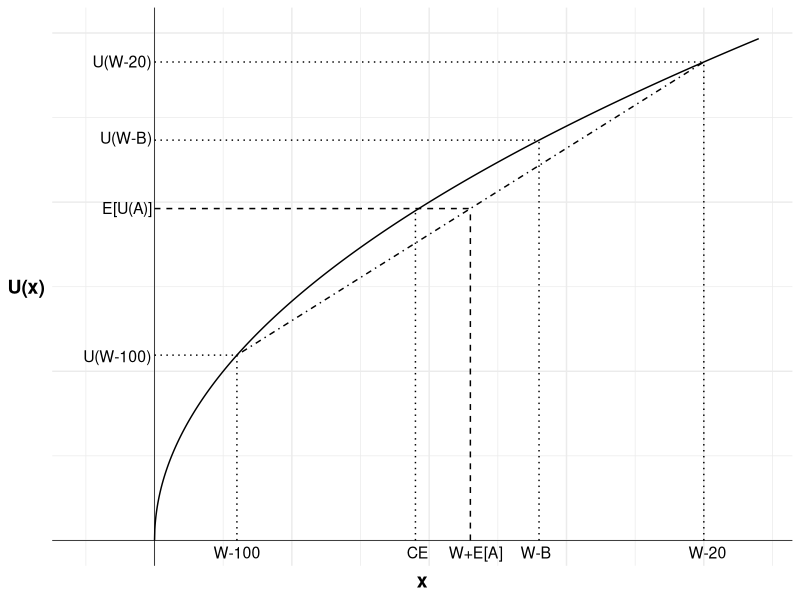
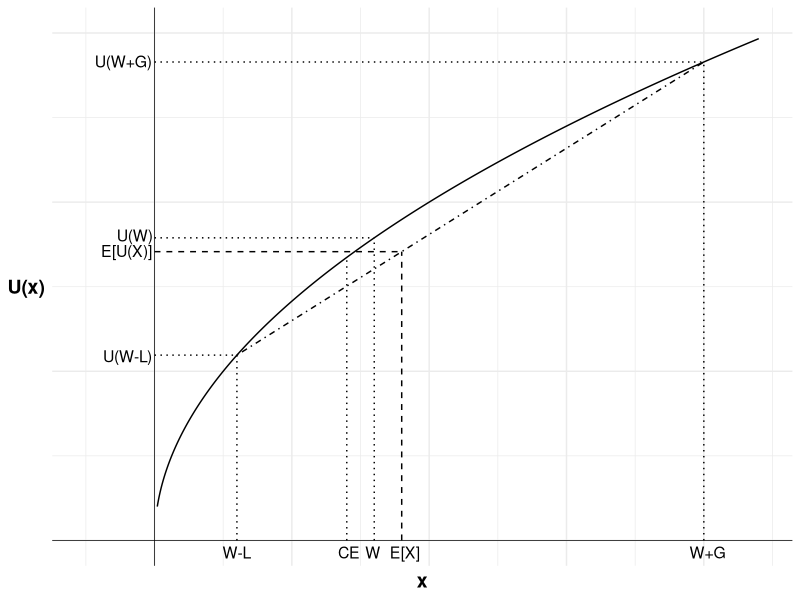

These charts were generated, in order, by the following R code:
## ---- chunk 1
equation <- function(W){
  log(W) - 0.6 * log(W + 100) - 0.4 * log(W - 100)
}

indifference <- uniroot(equation, c(200, 1000))
## ---- chunk 2
#| fig-cap: Simon's consideration of option A and B

library(ggplot2)

u <- function(x){
  x^0.5
}

df <- data.frame(
  x=seq(0,220,0.1),
  y=NA
)

df$y <- u(df$x)

#Variables for plot (may not match labels as not done to scale)
#Payoffs from gamble
x1<-30 #loss
x2<-200 #win
ev<-115 #expected value of gamble
xc<-140 #certain outcome
ce<-95 #certainty equivalent
px2<-(ev-x1)/(x2-x1)

ggplot(mapping = aes(x, y)) +

  #Plot the utility curve
  geom_line(data = df) +
  geom_vline(xintercept = 0, linewidth=0.25)+ 
  geom_hline(yintercept = 0, linewidth=0.25)+
  labs(x = "x", y = "U(x)")+

  # Set the theme
  theme_minimal()+

  #remove numbers on each axis
  theme(axis.text.x = element_blank(),
            axis.text.y = element_blank(),
            axis.title=element_text(size=14,face="bold"),
            axis.title.y = element_text(angle=0, vjust=0.5))+

  #limit to y greater than zero and x greater than -8 (need -8 so space for y-axis labels)
  coord_cartesian(xlim = c(-25, 220), ylim = c(0,15))+

  #Add labels W-100, U(W-100) and line to curve indicating each
  annotate("text", x = x1, y = 0, label = "W-100", size = 4, hjust = 0.5, vjust = 1.5)+
  annotate("segment", x = x1, y = 0, xend = x1, yend = u(x1), linewidth = 0.5, colour = "black", linetype="dotted")+
  annotate("segment", x = 0, y = u(x1), xend = x1, yend = u(x1), linewidth = 0.5, colour = "black", linetype="dotted")+
  annotate("text", x = 0, y = u(x1), label = "U(W-100)", size = 4, hjust = 1.05, vjust = 0.6)+

  #Add labels W-B, U(W-B) and line to curve indicating each
  annotate("text", x = xc, y = 0, label = "W-B", size = 4, hjust = 0.6, vjust = 1.5)+
  annotate("segment", x = xc, y = 0, xend = xc, yend = u(xc), linewidth = 0.5, colour = "black", linetype="dotted")+
  annotate("segment", x = 0, y = u(xc), xend = xc, yend = u(xc), linewidth = 0.5, colour = "black", linetype="dotted")+
  annotate("text", x = 0, y = u(xc), label = "U(W-B)", size = 4, hjust = 1.05, vjust = 0.3)+

  #Add expected utility line
  annotate("segment", x = x1, xend = x2, y = u(x1), yend = u(x2), linewidth = 0.5, colour = "black", linetype="dotdash")+

  #Add labels W-20, U(W-20) and line to curve indicating each
  annotate("text", x = x2, y = 0, label = "W-20", size = 4, hjust = 0.4, vjust = 1.5)+
  annotate("segment", x = x2, y = 0, xend = x2, yend = u(x2), linewidth = 0.5, colour = "black", linetype="dotted")+
  annotate("segment", x = 0, y = u(x2), xend = x2, yend = u(x2), linewidth = 0.5, colour = "black", linetype="dotted")+
  annotate("text", x = 0, y = u(x2), label = "U(W-20)", size = 4, hjust = 1.05, vjust = 0.45)+

  #Add labels W+E[A], E[U(W+A)] and curve indicating each
  annotate("text", x = ev, y = 0, label = "W+E[A]", size = 4, hjust = 0.4, vjust = 1.5)+
  annotate("segment", x = ev, y = 0, xend = ev, yend = u(x1)+(u(x2)-u(x1))*px2, linewidth = 0.5, colour = "black", linetype="dashed")+
  annotate("segment", x = 0, y = u(x1)+(u(x2)-u(x1))*px2, xend = ev, yend = u(x1)+(u(x2)-u(x1))*px2, linewidth = 0.5, colour = "black", linetype="dashed")+
  annotate("text", x = 0, y = u(x1)+(u(x2)-u(x1))*px2, label = "E[U(A)]", size = 4, hjust = 1.05, vjust = 0.45)+

  #Add vertical line indicating certainty equivalent and labelled "CE"
  annotate("segment", x = ce, xend = ce, y = 0, yend = u(ce), linewidth = 0.5, colour = "black", linetype="dotted")+
  annotate("text", x = ce, y = 0, label = "CE", size = 4, hjust = 0.4, vjust = 1.5)

## ---- chunk 3

#| fig-cap: Stacey's consideration of whether to purchase a business ticket

library(ggplot2)

u <- function(x){
  x^0.5
}

df <- data.frame(
  x=seq(1,220,0.1),
  y=NA
)

df$y <- u(df$x)

#Variables for plot (may not match labels as not done to scale)
#Payoffs from gamble
x1<-30 #loss
x2<-200 #win
ev<-90 #expected value of gamble
xc<-80 #certain outcome
ce<-70 #certainty equivalent
px2<-(ev-x1)/(x2-x1)

ggplot(mapping = aes(x, y)) +

  #Plot the utility curve
  geom_line(data = df) +
  geom_vline(xintercept = 0, linewidth=0.25)+ 
  geom_hline(yintercept = 0, linewidth=0.25)+
  labs(x = "x", y = "U(x)")+

  # Set the theme
  theme_minimal()+

  #remove numbers on each axis
  theme(axis.text.x = element_blank(),
            axis.text.y = element_blank(),
            axis.title=element_text(size=14,face="bold"),
            axis.title.y = element_text(angle=0, vjust=0.5))+

  #limit to y greater than zero and x greater than -8 (need -8 so space for y-axis labels)
  coord_cartesian(xlim = c(-25, 220), ylim = c(0, 15))+

  #Add labels W-L, U(W-L) and line to curve indicating each
  annotate("text", x = x1, y = 0, label = "W-L", size = 4, hjust = 0.5, vjust = 1.5)+
  annotate("segment", x = x1, y = 0, xend = x1, yend = u(x1), linewidth = 0.5, colour = "black", linetype="dotted")+
  annotate("segment", x = 0, y = u(x1), xend = x1, yend = u(x1), linewidth = 0.5, colour = "black", linetype="dotted")+
  annotate("text", x = 0, y = u(x1), label = "U(W-L)", size = 4, hjust = 1.05, vjust = 0.6)+

  #Add labels W, U(W) and line to curve indicating each
  annotate("text", x = xc, y = 0, label = "W", size = 4, hjust = 0.6, vjust = 1.5)+
  annotate("segment", x = xc, y = 0, xend = xc, yend = u(xc), linewidth = 0.5, colour = "black", linetype="dotted")+
  annotate("segment", x = 0, y = u(xc), xend = xc, yend = u(xc), linewidth = 0.5, colour = "black", linetype="dotted")+
  annotate("text", x = 0, y = u(xc), label = "U(W)", size = 4, hjust = 1.05, vjust = 0.3)+

  #Add expected utility line
  annotate("segment", x = x1, xend = x2, y = u(x1), yend = u(x2), linewidth = 0.5, colour = "black", linetype="dotdash")+

  #Add labels W+G, U(W+G) and line to curve indicating each
  annotate("text", x = x2, y = 0, label = "W+G", size = 4, hjust = 0.4, vjust = 1.5)+
  annotate("segment", x = x2, y = 0, xend = x2, yend = u(x2), linewidth = 0.5, colour = "black", linetype="dotted")+
  annotate("segment", x = 0, y = u(x2), xend = x2, yend = u(x2), linewidth = 0.5, colour = "black", linetype="dotted")+
  annotate("text", x = 0, y = u(x2), label = "U(W+G)", size = 4, hjust = 1.05, vjust = 0.45)+

  #Add labels E[X], E[U(X)] and curve indicating each
  annotate("text", x = ev, y = 0, label = "E[X]", size = 4, hjust = 0.4, vjust = 1.5)+
  annotate("segment", x = ev, y = 0, xend = ev, yend = u(x1)+(u(x2)-u(x1))*px2, linewidth = 0.5, colour = "black", linetype="dashed")+
  annotate("segment", x = 0, y = u(x1)+(u(x2)-u(x1))*px2, xend = ev, yend = u(x1)+(u(x2)-u(x1))*px2, linewidth = 0.5, colour = "black", linetype="dashed")+
  annotate("text", x = 0, y = u(x1)+(u(x2)-u(x1))*px2, label = "E[U(X)]", size = 4, hjust = 1.05, vjust = 0.45)+

  #Add vertical line indicating certainty equivalent and labelled "CE"
  annotate("segment", x = ce, xend = ce, y = 0, yend = u(ce), linewidth = 0.5, colour = "black", linetype="dotted")+
  annotate("text", x = ce, y = 0, label = "CE", size = 4, hjust = 0.4, vjust = 1.5)
